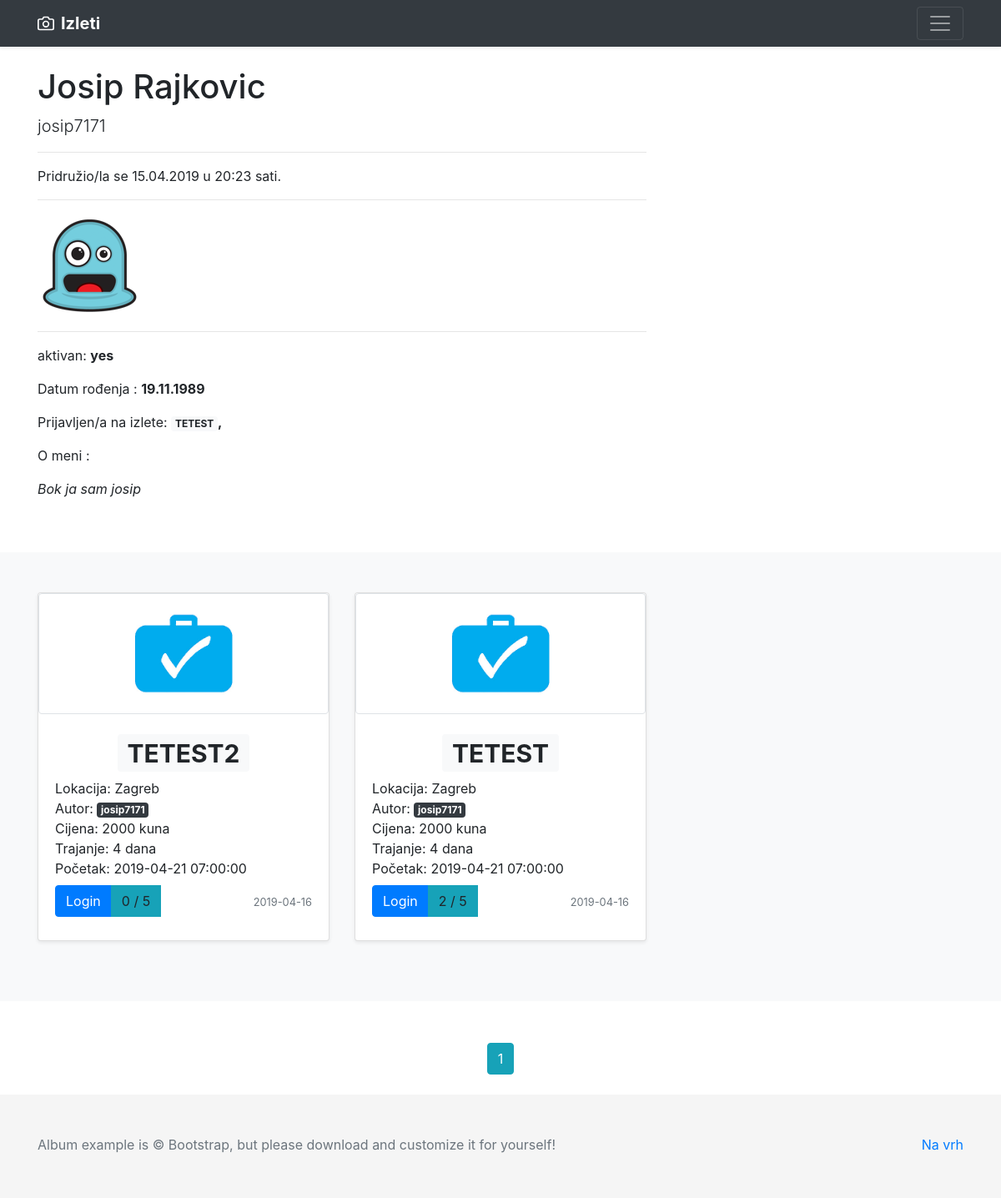
The page /user/1 on the database as committed earlier.
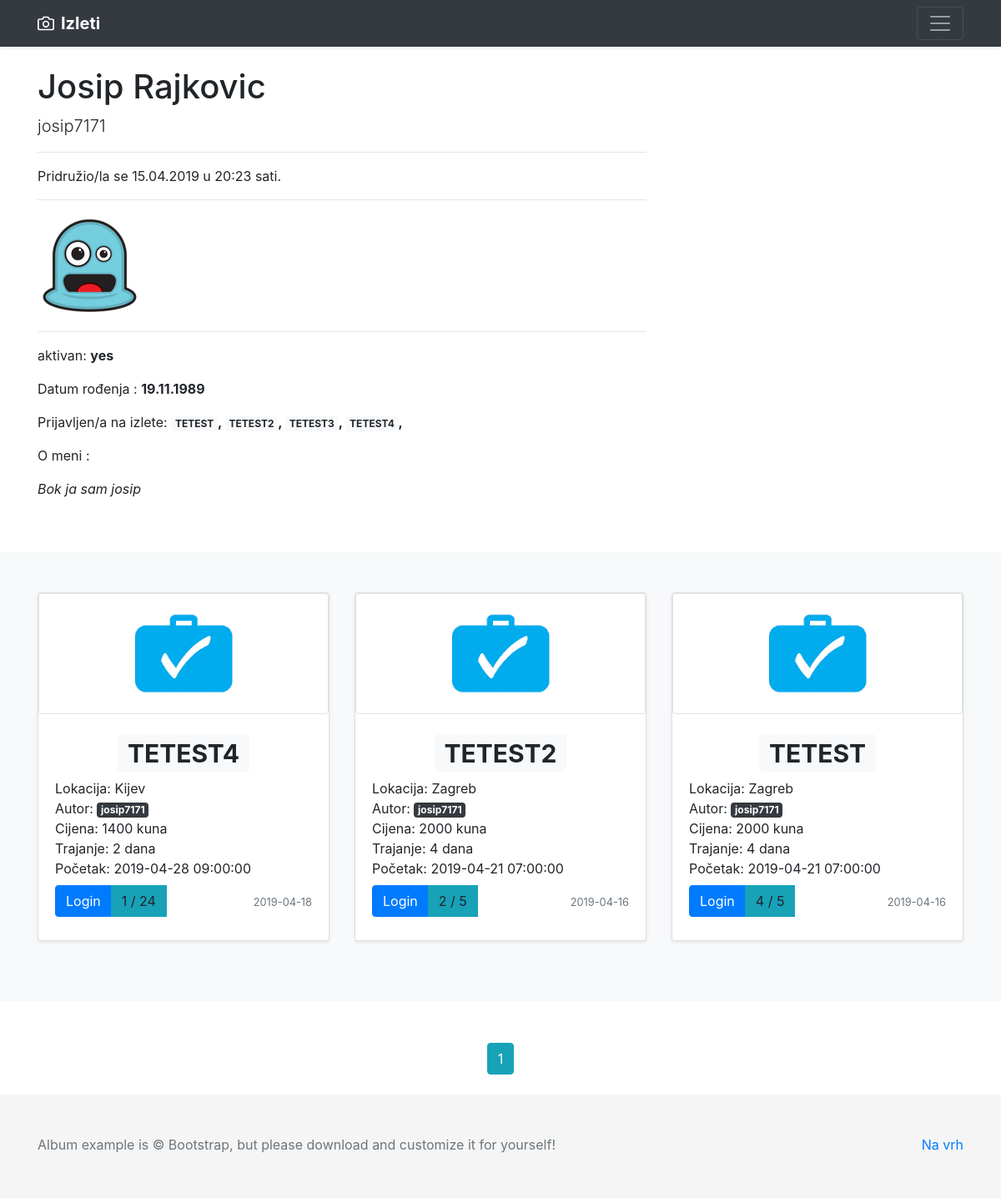
The same page on the database as committed later.
### app/models.py (models this page shows, shortened)
class Trip(db.Model):
    id = db.Column(db.Integer, primary_key=True)
    name = db.Column(db.String(50), unique=True, nullable=False)
    location = db.Column(db.String(100), nullable=False)
    user_id = db.Column(db.Integer, db.ForeignKey('user.id'), nullable=False)
    date_created = db.Column(db.DateTime, nullable=False, default=datetime.utcnow)
    price = db.Column(db.Integer, nullable=False)
    people_number = db.Column(db.Integer, nullable=False)
    starting_at = db.Column(db.DateTime, nullable=False)
    transport_type = db.Column(db.String(30), nullable=False)
    trip_duration = db.Column(db.Integer, nullable=False)
    details = db.Column(db.Text, nullable=False)
    image_file = db.Column(db.String(20), nullable=False, default='trip_default.jpg')

class User(db.Model, UserMixin):
    id = db.Column(db.Integer, primary_key=True)
    first_name = db.Column(db.String(25), nullable=False)
    last_name = db.Column(db.String(25), nullable=False)
    full_name = db.Column(db.String(51), nullable=False)
    username = db.Column(db.String(20), unique=True, nullable=False)
    email = db.Column(db.String(50), unique=True, nullable=False)
    address = db.Column(db.String(60))
    country = db.Column(db.String(30))
    phone_number = db.Column(db.String(25))
    gender = db.Column(db.Enum('male', 'female'), nullable=False)
    birth_date = db.Column(db.Date)
    about_me = db.Column(db.String(120))
    date_joined = db.Column(db.DateTime, nullable=False, default=datetime.utcnow)
    active = db.Column(db.Enum('yes', 'no'), default='yes')
    image_file = db.Column(db.String(20), nullable=False, default='default.jpg')
    password = db.Column(db.String(60), nullable=False)
    trips = db.relationship('Trip', backref='author', lazy=True)
    trips_joined = db.relationship('Trip', secondary=user_identifier, lazy='subquery',
                                   backref=db.backref('users', lazy=True))

### app/users/routes.py (the view)
@users.route("/user/<int:id>", methods=["POST", "GET"])
def user_trips(id):
    page = request.args.get('page', 1, type=int)
    user = User.query.filter_by(id=id).first_or_404()
    trips = Trip.query.filter_by(user_id=id).order_by(Trip.date_created.desc()).paginate(page=page, per_page=5)
    trips2 = Trip.query.all()
    mydict = {}
    for i in range(len(trips2), 0, -1):
        users = User.query.filter(User.trips_joined.any(id=i)).all()
        mydict[i] = [x.username for x in users]
    return render_template('user_trips2.html', user=user, trips=trips, mydict=mydict, dict_length=len(mydict))

### app/templates/user_trips2.html (shortened to what the changed rows need)
{% extends "layout.html" %}
{% block content %}
  <div class="container">
    <div class="row">
      <div class="col-lg-8">
        <h1 class="mt-4">{{ user.full_name }}</h1>
        <div>
            <p>Prijavljen/a na izlete:
                <b>
                    {% for trip in user.trips_joined %}
                        <a href="{{ url_for('trips.show_trip', trip_id=trip.id) }}"
                           class="badge badge-light">
                           {{ trip.name }}
                        </a>,
                    {% endfor %}
                </b>
            </p>
        </div>
        <br><br>
      </div>
    </div>
  </div>
    {% set iterated = {'i': False} %}
    {% set count = namespace(a=0) %}
    {% set count2 = namespace(a=dict_length) %}
    {% set checker = namespace(a=0) %}
    {%  set users_joined = {} %}
    <main role="main">
       <div class="album py-5 bg-light">
          <div class="container">
            <div class="row">
    {% for trip in trips.items %}
    {%  if trips.page == 0 %}
        {% set checker = namespace(a=0) %}
    {% else %}
        {% set checker = namespace(a=1) %}
    {% endif %}
                <div class="col-md-4">
                  <div class="card mb-4 shadow-sm">
                    <img alt="" src="{{ url_for('static', filename='trip_pics/' + trip.image_file) }}"
                        class="img-fluid img-thumbnail" width="100%">
                    <div class="card-body">
                        <div class="card-text row justify-content-md-center">
                            <h1>
                            <a href="{{ url_for('trips.show_trip', trip_id=trip.id) }}"
                               class="badge badge-light">
                                {{ trip.name }}
                            </a>
                        </h1>
                        </div>
                      <div class="card-text">
                          Lokacija: {{ trip.location }}
                      </div>
                      <div class="card-text">
                          Autor:
                          <a href="{{ url_for('users.user_trips', id=trip.author.id) }}" class="badge badge-dark">
                            {{ trip.author.username }}
                          </a>
                      </div>
                      <div class="card-text">
                          Cijena: {{ trip.price }} kuna
                      </div>
                      <div class="card-text">
                          Trajanje: {{ trip.trip_duration }} dana
                      </div>
                      <div class="card-text">
                          Početak: {{ trip.starting_at }}
                      </div>
                      <div class="d-flex justify-content-between align-items-center card-text ">
                        <div class="btn-group">
                            {% if current_user.is_authenticated %}
                                {% if current_user.username == trip.author.username %}
                                    <a href="{{ url_for('trips.show_trip', trip_id=trip.id) }}" class="btn btn-primary my-2">Edit</a><br>
                                {% endif %}
                                {% set iterated = {'i': False} %}
                                {% for trip_joined in current_user.trips_joined %}
                                   {% if trip.id==trip_joined.id  %}
                                     <div hidden>{{ iterated.update({'i':True}) }}</div>
                                   {% endif %}
                                {% endfor %}
                                {% if not iterated.i %}
                                    <a href="{{ url_for('users.add_traveler', trip_id=trip.id) }}" class="btn btn-primary my-2">Prijavi se</a>
                                {% elif  iterated.i %}
                                    <a href="{{ url_for('users.remove_traveler', trip_id=trip.id) }}" class="btn btn-warning my-2">Odjavi se</a>
                                {% endif %}
                            {% else %}
                                <a href="{{ url_for('users.login') }}" class="btn btn-primary my-2">Login</a>
                            {% endif %}
                            {% set count = namespace(a=0) %}
                            {% for user_joined in trip.users %}
                                {% set count.a = count.a + 1 %}
                            {% endfor %}
                            <a id="myBtn" class="btn btn-info my-2" onclick="test1({{ count2.a - checker.a - ((trips.page - 1) * 5) }}, {{ mydict }})" role="button">{{ count.a }} / {{ trip.people_number }}</a>
                        </div>
                        <div class="card-text">
                            <small class="text-muted">{{ trip.date_created.strftime('%Y-%m-%d') }}</small>
                        </div>
                      </div>
                    </div>
                  </div>
                </div>
        {% set count2.a = count2.a - 1 %}
    {% endfor %}
            </div>
          </div>
       </div>
    </main>
    <div class="container">
        <div class="row justify-content-md-center" style="margin-top: 50px;">
            <div class="col-md-auto">
                {% for page_num in trips.iter_pages(left_edge=1, right_edge=1, left_current=1, right_current=2) %}
                    {% if page_num %}
                        {% if trips.page == page_num %}
                            <a class="btn btn-info mb-4" href="{{ url_for('main.home', page=page_num) }}">{{ page_num }}</a>
                        {% else %}
                            <a class="btn btn-outline-info mb-4" href="{{ url_for('main.home', page=page_num) }}">{{ page_num }}</a>
                        {% endif %}
                    {% else %}
                    ...
                    {% endif %}
                {% endfor %}
            </div>
        </div>
    </div>
{% endblock content %}

Rows that differ between the two databases and show on the page:
computed for Trip "TETEST": a "2" → "4"
now on one of the page's lists (row unchanged): Trip: name "TETEST2"
computed for Trip "TETEST2": a "0" → "2"
now on this page (row unchanged): Trip: name "TETEST3", shown under "Josip Rajkovic"
added Trip: name "TETEST4", image_file (placeholder picture), location "Kijev", author.username "josip7171", price "1400", trip_duration "2", starting_at "2019-04-28 09:00:00", a "1", people_number "24", date_created "2019-04-18"
